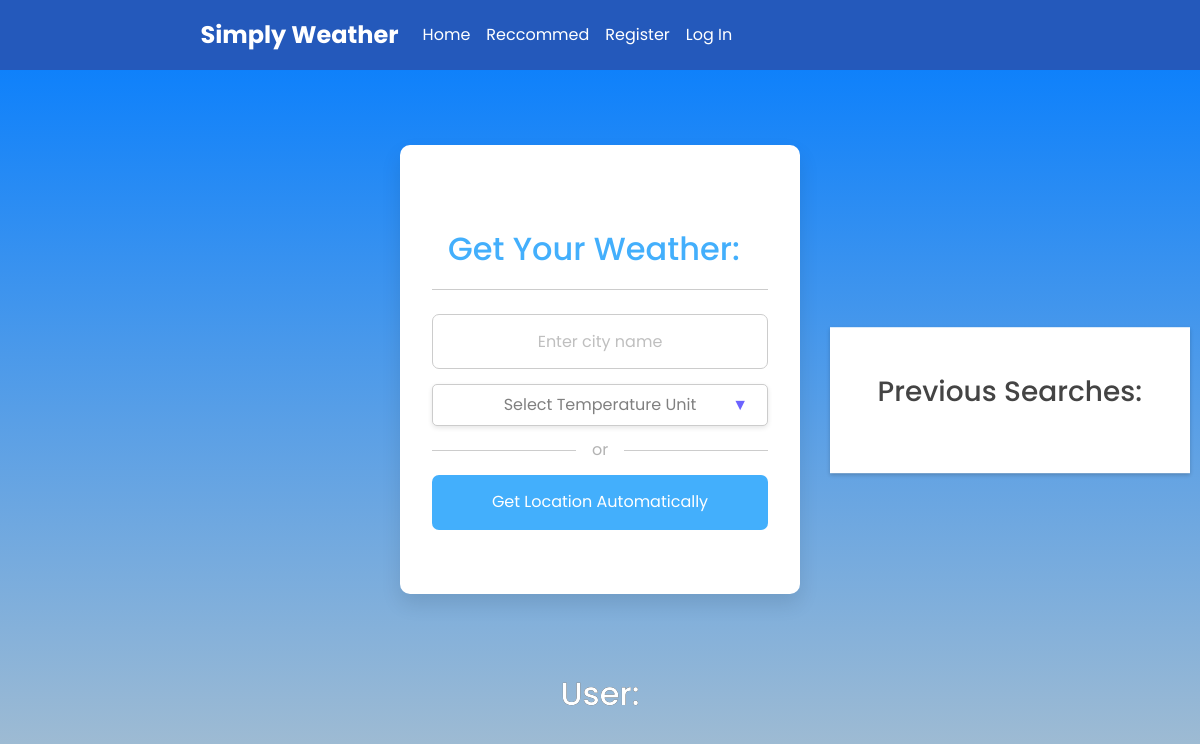
Page /user_dashboard/pcalle on the earlier database version.
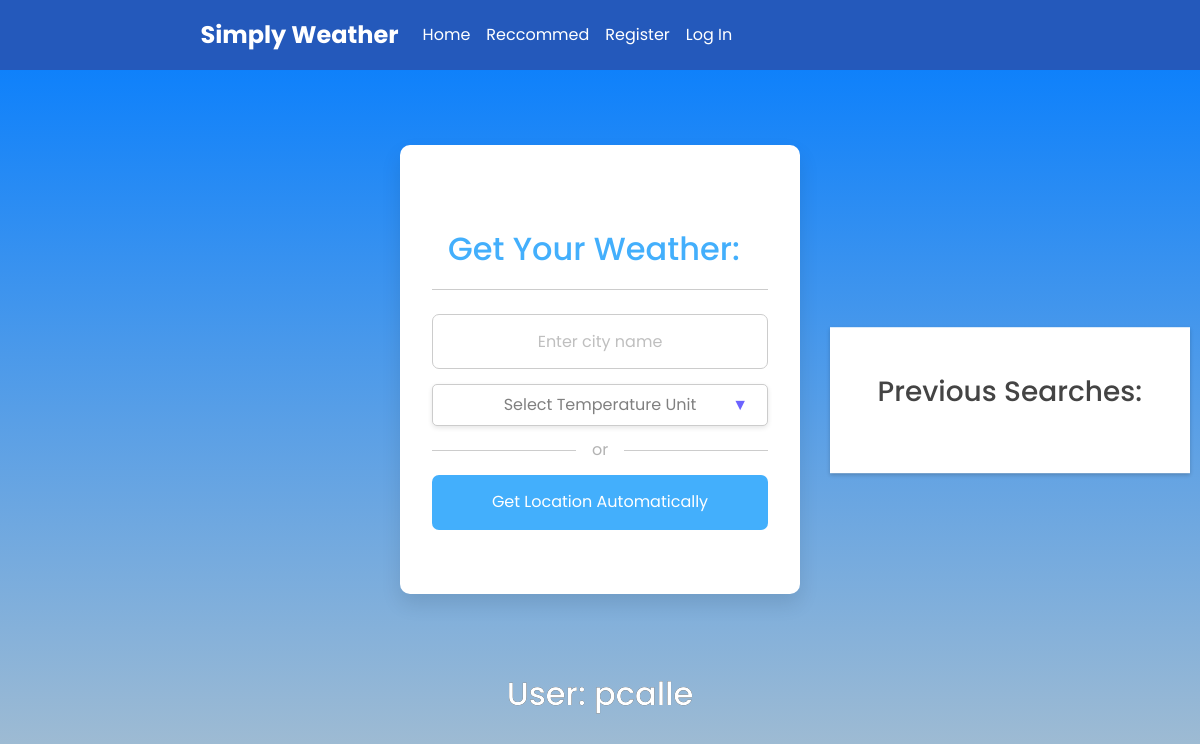
Same page on the later database version.
### tables this page shows
CREATE TABLE users (
        id INTEGER PRIMARY KEY AUTOINCREMENT,
        username TEXT,
        email TEXT,
        password TEXT
    );

### main.py (the view)
@app.route("/user_dashboard/<username>")
def user_dashboard(username):
    connection = sqlite3.connect('database.db')
    cursor = connection.cursor()
    select_query = '''
        SELECT * FROM users WHERE username=?
    '''
    cursor.execute(select_query, (username,))
    user = cursor.fetchone()
    connection.close()
    return render_template('user_dashboard.html', title='User Dashboard', user=user)

### templates/user_dashboard.html (shortened to what this page needs)
{% extends "layout.html" %}
 {% block content %}
<div class="wrapper center">
    <section class="input-part">
        <header>Get Your Weather:</header>
        <div class="content">
            <br>
            <input type="text" spellcheck="false" placeholder="Enter city name" required>
            <br>
            <div class="custom-select">
                <select id="degree_sel" required>
                    <option value="" selected disabled>Select Temperature Unit</option>
                </select>
            </div>
            <div class="separator"></div>
            <button>Get Location Automatically</button>
        </div>
    </section>
</div>
<h1> User: {{user[1]}} </h1>
<aside class="sidebar">
    <h3>Previous Searches:</h3>
</aside>
 {% endblock content %}

### templates/layout.html (shortened to what this page needs)
<!DOCTYPE html>
<html>
<head>
  <link href="https://cdn.jsdelivr.net/npm/bootstrap@5.0.2/dist/css/bootstrap.min.css" rel="stylesheet">
  <link rel="stylesheet" type="text/css" href="{{ url_for('static', filename='main.css') }}">
  <link rel="stylesheet" type="text/css" href="{{ url_for('static', filename='form.css') }}">
  <link rel="stylesheet" type="text/css" href="{{ url_for('static', filename='weather.css') }}">
  <link href='https://unpkg.com/boxicons@2.0.9/css/boxicons.min.css' rel='stylesheet'>
</head>
<body>
    <header class="site-header">
      <nav class="navbar navbar-expand-md navbar-dark bg-steel fixed-top navbar-weather">
        <div class="container">
          <a class="navbar-brand mr-4" href="/">Simply Weather</a>
          <div class="collapse navbar-collapse" id="navbarToggle">
            <div class="navbar-nav mr-auto">
              <a class="nav-item nav-link" href="/">Home</a>
              <a class="nav-item nav-link" href="/recommend">Reccommed</a>
              <a class="nav-item nav-link" href="/register">Register</a>
              <a class="nav-item nav-link" href="/login">Log In</a>
            </div>
          </div>
        </div>
      </nav>
    </header>
    <div class="container">
      {% block content %}{% endblock %}
    </div>
</body>
</html>

### static/main.css (style rules this page uses)
body { background: #fafafa; color: #333333; }
h2, h3, h4, h5, h6 { color: #444444; }
h1 { --s: 0.1em; --c: #2c4bff; color: #0000; padding-bottom: var(--s); background: linear-gradient(90deg,var(--c) 50%,#000 0) calc(100% - var(--_p,0%))/200% 100%, linear-gradient(var(--c) 0 0) 0% 100%/var(--_p,0%) var(--s) no-repeat; -webkit-background-clip: text,padding-box; background-clip: text,padding-box; transition: 0.5s; }
.center { display: block; margin-left: auto; margin-right: auto; }
.bg-steel { background-color: black; padding: 1% 1%; }
.site-header .navbar-nav .nav-link { color: #cbd5db; }
.navbar-weather { background-color: #2459bb; padding: 1% 1%; }
.navbar-weather .navbar-brand { color: #ffffff; font-size: 1.5rem; font-weight: bold; }
.navbar-weather .navbar-nav .nav-link { color: #ffffff; }
.container { width: 70%; }

### static/weather.css (style rules this page uses)
h1 { color: #FFFFFF; font-size: 32px; text-align: center; margin-bottom: 20px; }
* { margin: 0; padding: 0; box-sizing: border-box; font-family: 'Poppins', sans-serif; }
body { display: flex; align-items: center; justify-content: center; min-height: 100vh; background: linear-gradient(to bottom, #007bff, #658daa8e); }
.wrapper { width: 400px; background: #fff; border-radius: 10px; padding: 2rem; margin-top: 10%; margin-bottom: 10%; box-shadow: 0 10px 20px rgba(0, 0, 0, 0.1); }
.wrapper header { display: flex; font-size: 2rem; font-weight: 500; color: #43affc; padding: 1rem; align-items: center; border-bottom: 1px solid #ccc; }
.wrapper .input-part { margin: 2rem 0; }
.input-part :where(input, button) { width: 100%; height: 55px; border: none; outline: none; font-size: 1rem; border-radius: 7px; }
.input-part input { text-align: center; padding: 0 1rem; border: 1px solid #ccc; }
.input-part input::placeholder { color: #bfbfbf; }
.input-part .separator { height: 1px; width: 100%; margin: 1.5rem 0; background: #ccc; position: relative; display: flex; align-items: center; justify-content: center; }
.separator::before { content: "or"; color: #b3b3b3; font-size: 1rem; padding: 0 1rem; background: #fff; }
.input-part button { color: #fff; cursor: pointer; background: #43affc; transition: 0.3s ease; }
.custom-select { position: relative; display: inline-block; padding: 10 1rem; width: 100%; }
.custom-select select { font-size: 1.2rem; text-align: center; appearance: none; -webkit-appearance: none; -moz-appearance: none; padding: 8px 15px; font-size: 16px; color: grey; border: 1px solid #ccc; border-radius: 5px; background-color: #fff; box-shadow: 0 2px 5px rgba(0, 0, 0, 0.1); cursor: pointer; outline: none; transition: border-color 0.3s ease-in-out; width: 100%; }
.custom-select select::after { content: "\25BC"; font-size: 16px; color: #6c63ff; padding: 0 10px; position: absolute; right: 10px; top: 50%; transform: translateY(-50%); }
.custom-select { position: relative; display: inline-block; margin-top: 15px; }
.custom-select select { font-size: 1.2rem; text-align: center; appearance: none; -webkit-appearance: none; -moz-appearance: none; padding: 8px 15px; font-size: 16px; color: grey; border: 1px solid #ccc; border-radius: 5px; background-color: #fff; box-shadow: 0 2px 5px rgba(0, 0, 0, 0.1); cursor: pointer; outline: none; transition: border-color 0.3s ease-in-out; }
.custom-select::after { content: "\25BC"; font-size: 16px; color: #6c63ff; padding: 0 10px; position: absolute; top: 50%; right: 10px; transform: translateY(-50%); }
.sidebar { position: fixed; top: 50%; right: 10px; transform: translateY(-50%); z-index: 100; background-color: white; padding: 4%; box-shadow: 0 2px 4px rgba(0, 0, 0, 0.2); }

Differences in the rows shown:
added users: username "pcalle"
